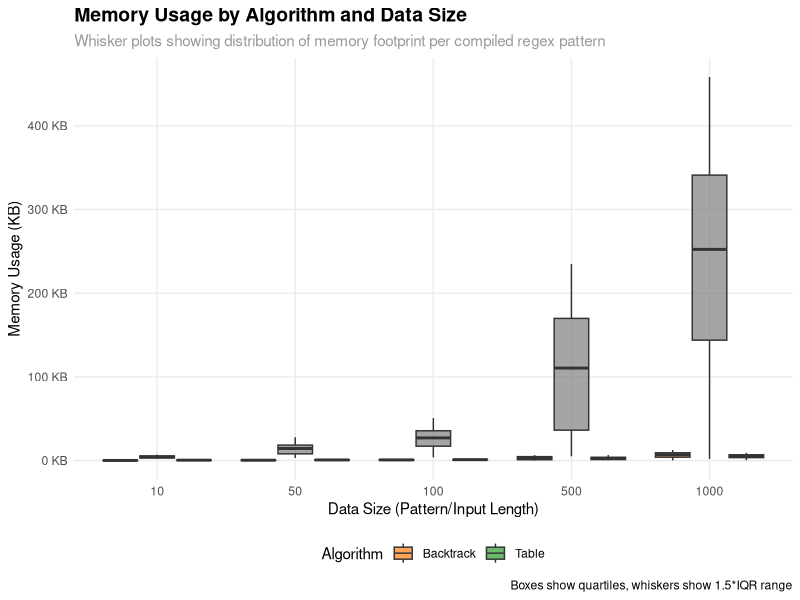
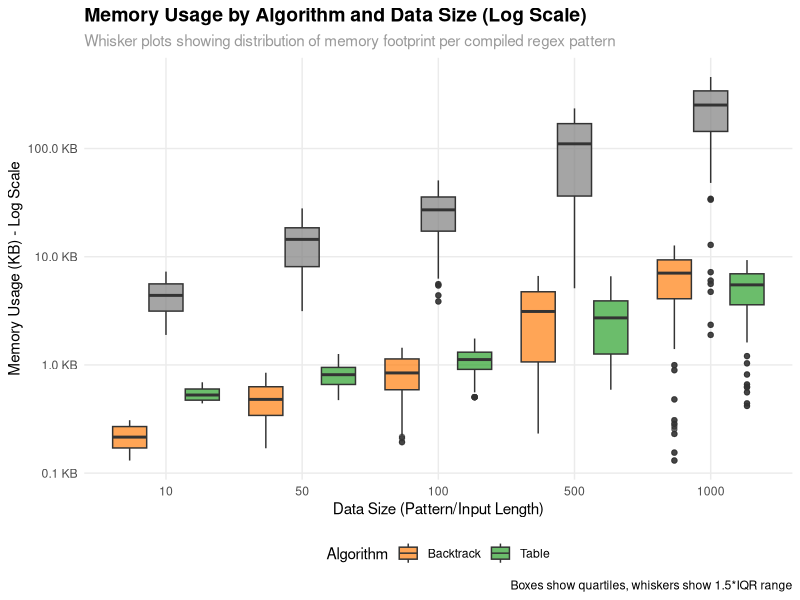
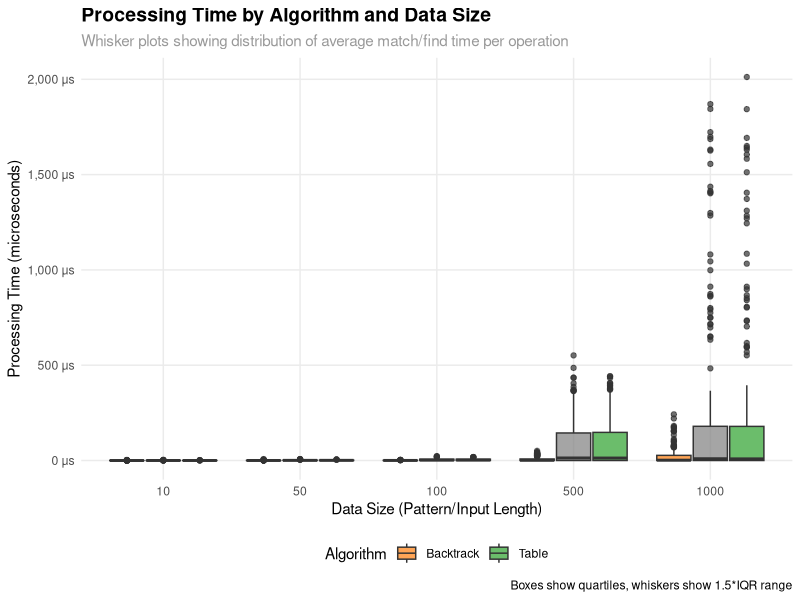
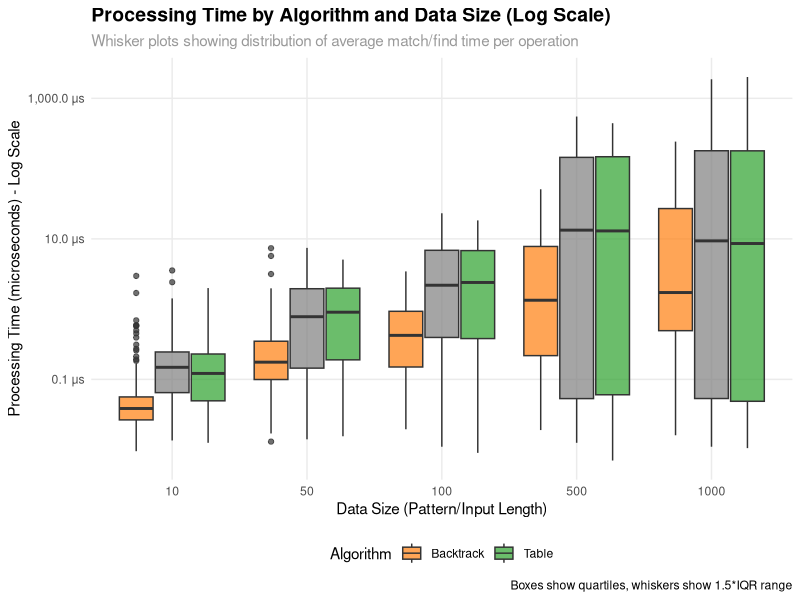
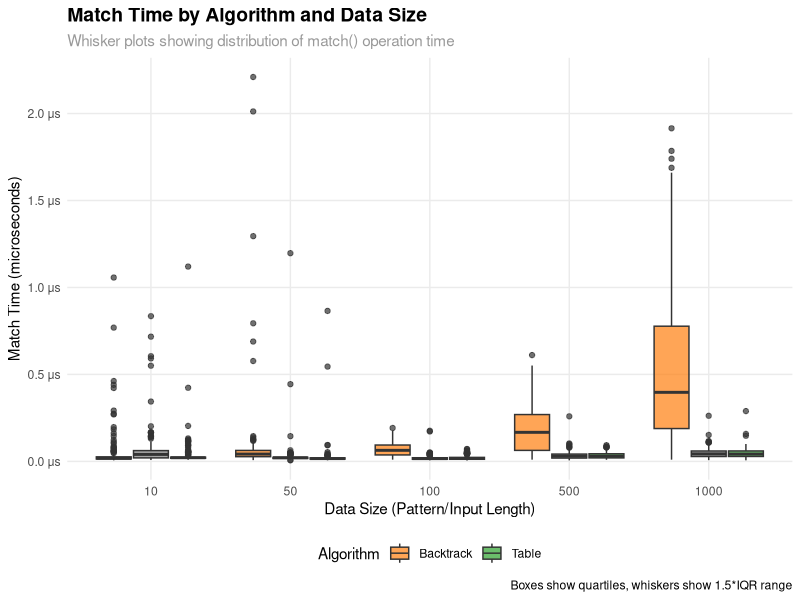
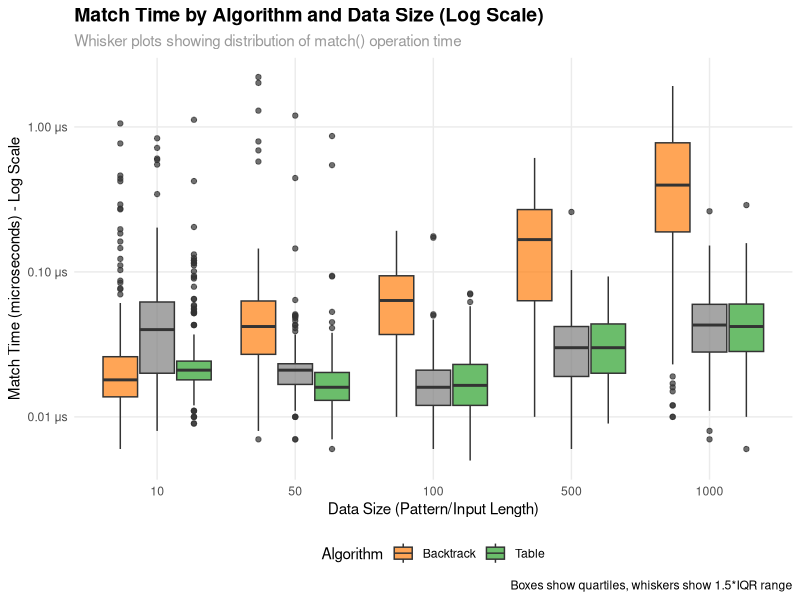
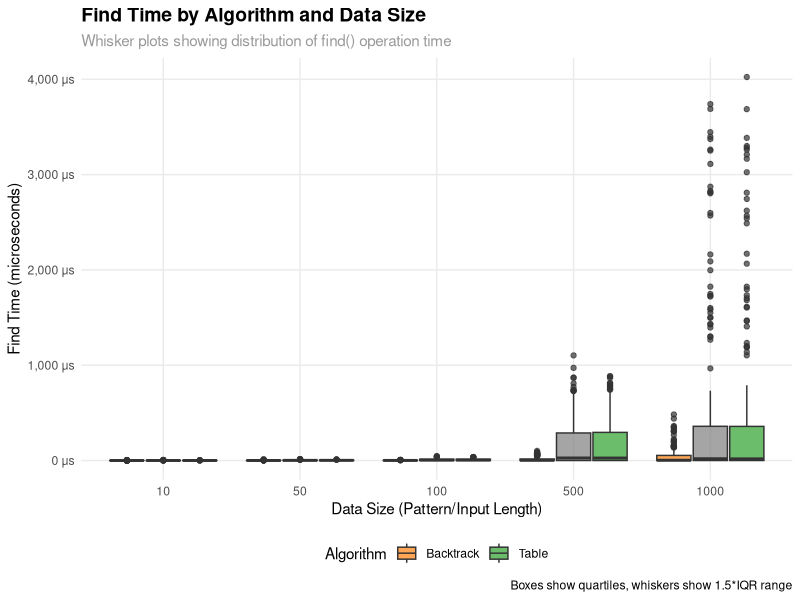
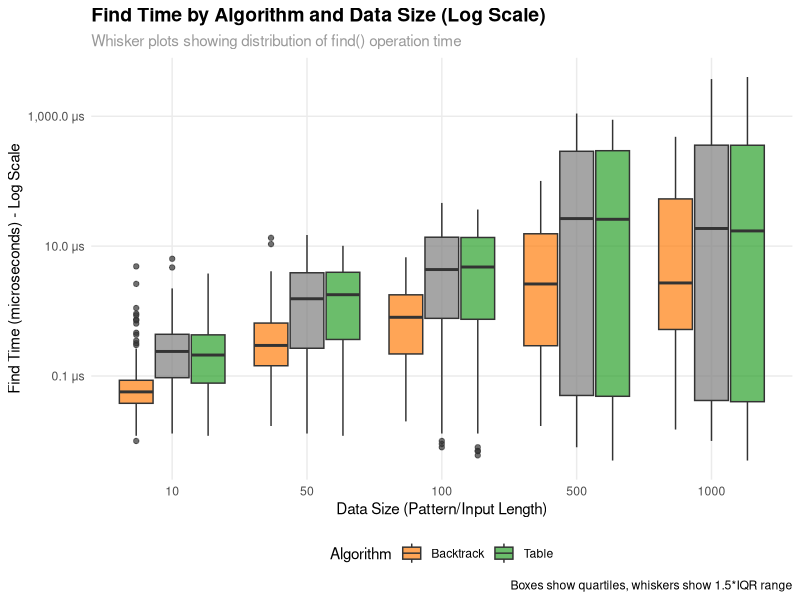

R code for these plots, in order:
#!/usr/bin/env Rscript

# Regex Compiler Benchmark Analysis
# ==================================
# This script reads benchmark_results.csv and creates whisker plots comparing
# memory usage and processing time across different algorithms and data sizes.

# Load required libraries (using base R to avoid architecture issues)
library(ggplot2)
library(scales)

# Set working directory to project root
setwd("..")

# Read the benchmark data
cat("Reading benchmark_results.csv...\n")
if (!file.exists("benchmark_results.csv")) {
  stop("Error: benchmark_results.csv not found. Please run the benchmark first.")
}

data <- read.csv("benchmark_results.csv", stringsAsFactors = FALSE)

# Filter out error cases and invalid data using base R
data_clean <- data[data$status == "SUCCESS" & 
                   data$memoryUsedBytes > 0 & 
                   data$compileTimeNs > 0 & 
                   data$matchTimeNs > 0 & 
                   data$findTimeNs > 0, ]

cat(sprintf("Loaded %d successful benchmark results\n", nrow(data_clean)))

# Convert data size to factor for proper ordering
data_clean$dataSize <- factor(data_clean$dataSize, levels = c("10", "50", "100", "500",  "1000", "10000"))

# Create processing time column (average of match and find times)
data_clean$processingTimeNs <- (data_clean$matchTimeNs + data_clean$findTimeNs) / 2

# Convert to more readable units
data_clean$memoryUsedKB <- data_clean$memoryUsedBytes / 1024
data_clean$processingTimeUs <- data_clean$processingTimeNs / 1000
data_clean$matchTimeUs <- data_clean$matchTimeNs / 1000
data_clean$findTimeUs <- data_clean$findTimeNs / 1000

# Define consistent colors for algorithms
algorithm_colors <- c("Naive" = "#1f77b4", "Backtrack" = "#ff7f0e", "Table" = "#2ca02c", "JIT" = "#d62728")

# Create memory usage whisker plot
cat("Creating memory usage plot...\n")
memory_plot <- ggplot(data_clean, aes(x = dataSize, y = memoryUsedKB, fill = algorithm)) +
  geom_boxplot(position = position_dodge(width = 0.8), alpha = 0.7) +
  scale_fill_manual(values = algorithm_colors, name = "Algorithm") +
  scale_y_continuous(labels = comma_format(suffix = " KB")) +
  labs(
    title = "Memory Usage by Algorithm and Data Size",
    subtitle = "Whisker plots showing distribution of memory footprint per compiled regex pattern",
    x = "Data Size (Pattern/Input Length)",
    y = "Memory Usage (KB)",
    caption = "Boxes show quartiles, whiskers show 1.5*IQR range"
  ) +
  theme_minimal() +
  theme(
    plot.title = element_text(size = 14, face = "bold"),
    plot.subtitle = element_text(size = 11, color = "gray60"),
    legend.position = "bottom",
    panel.grid.minor = element_blank()
  )

# Create processing time whisker plot
cat("Creating processing time plot...\n")
time_plot <- ggplot(data_clean, aes(x = dataSize, y = processingTimeUs, fill = algorithm)) +
  geom_boxplot(position = position_dodge(width = 0.8), alpha = 0.7) +
  scale_fill_manual(values = algorithm_colors, name = "Algorithm") +
  scale_y_continuous(labels = comma_format(suffix = " μs")) +
  labs(
    title = "Processing Time by Algorithm and Data Size",
    subtitle = "Whisker plots showing distribution of average match/find time per operation",
    x = "Data Size (Pattern/Input Length)",
    y = "Processing Time (microseconds)",
    caption = "Boxes show quartiles, whiskers show 1.5*IQR range"
  ) +
  theme_minimal() +
  theme(
    plot.title = element_text(size = 14, face = "bold"),
    plot.subtitle = element_text(size = 11, color = "gray60"),
    legend.position = "bottom",
    panel.grid.minor = element_blank()
  )

# Create logarithmic versions of the plots
cat("Creating logarithmic scale plots...\n")
memory_plot_log <- ggplot(data_clean, aes(x = dataSize, y = memoryUsedKB, fill = algorithm)) +
  geom_boxplot(position = position_dodge(width = 0.8), alpha = 0.7) +
  scale_fill_manual(values = algorithm_colors, name = "Algorithm") +
  scale_y_log10(labels = comma_format(suffix = " KB")) +
  labs(
    title = "Memory Usage by Algorithm and Data Size (Log Scale)",
    subtitle = "Whisker plots showing distribution of memory footprint per compiled regex pattern",
    x = "Data Size (Pattern/Input Length)",
    y = "Memory Usage (KB) - Log Scale",
    caption = "Boxes show quartiles, whiskers show 1.5*IQR range"
  ) +
  theme_minimal() +
  theme(
    plot.title = element_text(size = 14, face = "bold"),
    plot.subtitle = element_text(size = 11, color = "gray60"),
    legend.position = "bottom",
    panel.grid.minor = element_blank()
  )

time_plot_log <- ggplot(data_clean, aes(x = dataSize, y = processingTimeUs, fill = algorithm)) +
  geom_boxplot(position = position_dodge(width = 0.8), alpha = 0.7) +
  scale_fill_manual(values = algorithm_colors, name = "Algorithm") +
  scale_y_log10(labels = comma_format(suffix = " μs")) +
  labs(
    title = "Processing Time by Algorithm and Data Size (Log Scale)",
    subtitle = "Whisker plots showing distribution of average match/find time per operation",
    x = "Data Size (Pattern/Input Length)",
    y = "Processing Time (microseconds) - Log Scale",
    caption = "Boxes show quartiles, whiskers show 1.5*IQR range"
  ) +
  theme_minimal() +
  theme(
    plot.title = element_text(size = 14, face = "bold"),
    plot.subtitle = element_text(size = 11, color = "gray60"),
    legend.position = "bottom",
    panel.grid.minor = element_blank()
  )

# Create match time whisker plot
cat("Creating match time plot...\n")
match_plot <- ggplot(data_clean, aes(x = dataSize, y = matchTimeUs, fill = algorithm)) +
  geom_boxplot(position = position_dodge(width = 0.8), alpha = 0.7) +
  scale_fill_manual(values = algorithm_colors, name = "Algorithm") +
  scale_y_continuous(labels = comma_format(suffix = " μs")) +
  labs(
    title = "Match Time by Algorithm and Data Size",
    subtitle = "Whisker plots showing distribution of match() operation time",
    x = "Data Size (Pattern/Input Length)",
    y = "Match Time (microseconds)",
    caption = "Boxes show quartiles, whiskers show 1.5*IQR range"
  ) +
  theme_minimal() +
  theme(
    plot.title = element_text(size = 14, face = "bold"),
    plot.subtitle = element_text(size = 11, color = "gray60"),
    legend.position = "bottom",
    panel.grid.minor = element_blank()
  )

match_plot_log <- ggplot(data_clean, aes(x = dataSize, y = matchTimeUs, fill = algorithm)) +
  geom_boxplot(position = position_dodge(width = 0.8), alpha = 0.7) +
  scale_fill_manual(values = algorithm_colors, name = "Algorithm") +
  scale_y_log10(labels = comma_format(suffix = " μs")) +
  labs(
    title = "Match Time by Algorithm and Data Size (Log Scale)",
    subtitle = "Whisker plots showing distribution of match() operation time",
    x = "Data Size (Pattern/Input Length)",
    y = "Match Time (microseconds) - Log Scale",
    caption = "Boxes show quartiles, whiskers show 1.5*IQR range"
  ) +
  theme_minimal() +
  theme(
    plot.title = element_text(size = 14, face = "bold"),
    plot.subtitle = element_text(size = 11, color = "gray60"),
    legend.position = "bottom",
    panel.grid.minor = element_blank()
  )

# Save plots
cat("Saving plots to analysis/ directory...\n")
ggsave("analysis/memory_usage_by_algorithm.png", memory_plot, 
       width = 10, height = 6, dpi = 300, bg = "white")

ggsave("analysis/memory_usage_by_algorithm_log.png", memory_plot_log, 
       width = 10, height = 6, dpi = 300, bg = "white")

ggsave("analysis/processing_time_by_algorithm.png", time_plot, 
       width = 10, height = 6, dpi = 300, bg = "white")

ggsave("analysis/processing_time_by_algorithm_log.png", time_plot_log, 
       width = 10, height = 6, dpi = 300, bg = "white")

ggsave("analysis/match_time_by_algorithm.png", match_plot, 
       width = 10, height = 6, dpi = 300, bg = "white")

ggsave("analysis/match_time_by_algorithm_log.png", match_plot_log, 
       width = 10, height = 6, dpi = 300, bg = "white")

# Create find time whisker plot
cat("Creating find time plot...\n")
find_plot <- ggplot(data_clean, aes(x = dataSize, y = findTimeUs, fill = algorithm)) +
  geom_boxplot(position = position_dodge(width = 0.8), alpha = 0.7) +
  scale_fill_manual(values = algorithm_colors, name = "Algorithm") +
  scale_y_continuous(labels = comma_format(suffix = " μs")) +
  labs(
    title = "Find Time by Algorithm and Data Size",
    subtitle = "Whisker plots showing distribution of find() operation time",
    x = "Data Size (Pattern/Input Length)",
    y = "Find Time (microseconds)",
    caption = "Boxes show quartiles, whiskers show 1.5*IQR range"
  ) +
  theme_minimal() +
  theme(
    plot.title = element_text(size = 14, face = "bold"),
    plot.subtitle = element_text(size = 11, color = "gray60"),
    legend.position = "bottom",
    panel.grid.minor = element_blank()
  )

find_plot_log <- ggplot(data_clean, aes(x = dataSize, y = findTimeUs, fill = algorithm)) +
  geom_boxplot(position = position_dodge(width = 0.8), alpha = 0.7) +
  scale_fill_manual(values = algorithm_colors, name = "Algorithm") +
  scale_y_log10(labels = comma_format(suffix = " μs")) +
  labs(
    title = "Find Time by Algorithm and Data Size (Log Scale)",
    subtitle = "Whisker plots showing distribution of find() operation time",
    x = "Data Size (Pattern/Input Length)",
    y = "Find Time (microseconds) - Log Scale",
    caption = "Boxes show quartiles, whiskers show 1.5*IQR range"
  ) +
  theme_minimal() +
  theme(
    plot.title = element_text(size = 14, face = "bold"),
    plot.subtitle = element_text(size = 11, color = "gray60"),
    legend.position = "bottom",
    panel.grid.minor = element_blank()
  )

ggsave("analysis/find_time_by_algorithm.png", find_plot, 
       width = 10, height = 6, dpi = 300, bg = "white")

ggsave("analysis/find_time_by_algorithm_log.png", find_plot_log, 
       width = 10, height = 6, dpi = 300, bg = "white")

# Print summary statistics using base R
cat("\n")
cat(paste(rep("=", 50), collapse = ""))
cat("\nBENCHMARK ANALYSIS SUMMARY\n")
cat(paste(rep("=", 50), collapse = ""))
cat("\n")

# Memory usage summary by algorithm
cat("\nMemory Usage Summary (KB):\n")
algorithms <- unique(data_clean$algorithm)
memory_summary <- data.frame(
  algorithm = algorithms,
  min = sapply(algorithms, function(a) min(data_clean$memoryUsedKB[data_clean$algorithm == a])),
  q1 = sapply(algorithms, function(a) quantile(data_clean$memoryUsedKB[data_clean$algorithm == a], 0.25)),
  median = sapply(algorithms, function(a) median(data_clean$memoryUsedKB[data_clean$algorithm == a])),
  mean = sapply(algorithms, function(a) mean(data_clean$memoryUsedKB[data_clean$algorithm == a])),
  q3 = sapply(algorithms, function(a) quantile(data_clean$memoryUsedKB[data_clean$algorithm == a], 0.75)),
  max = sapply(algorithms, function(a) max(data_clean$memoryUsedKB[data_clean$algorithm == a]))
)
print(memory_summary)

# Processing time summary by algorithm
cat("\nProcessing Time Summary (μs):\n")
time_summary <- data.frame(
  algorithm = algorithms,
  min = sapply(algorithms, function(a) min(data_clean$processingTimeUs[data_clean$algorithm == a])),
  q1 = sapply(algorithms, function(a) quantile(data_clean$processingTimeUs[data_clean$algorithm == a], 0.25)),
  median = sapply(algorithms, function(a) median(data_clean$processingTimeUs[data_clean$algorithm == a])),
  mean = sapply(algorithms, function(a) mean(data_clean$processingTimeUs[data_clean$algorithm == a])),
  q3 = sapply(algorithms, function(a) quantile(data_clean$processingTimeUs[data_clean$algorithm == a], 0.75)),
  max = sapply(algorithms, function(a) max(data_clean$processingTimeUs[data_clean$algorithm == a]))
)
print(time_summary)

# Match time summary by algorithm
cat("\nMatch Time Summary (μs):\n")
match_summary <- data.frame(
  algorithm = algorithms,
  min = sapply(algorithms, function(a) min(data_clean$matchTimeUs[data_clean$algorithm == a])),
  q1 = sapply(algorithms, function(a) quantile(data_clean$matchTimeUs[data_clean$algorithm == a], 0.25)),
  median = sapply(algorithms, function(a) median(data_clean$matchTimeUs[data_clean$algorithm == a])),
  mean = sapply(algorithms, function(a) mean(data_clean$matchTimeUs[data_clean$algorithm == a])),
  q3 = sapply(algorithms, function(a) quantile(data_clean$matchTimeUs[data_clean$algorithm == a], 0.75)),
  max = sapply(algorithms, function(a) max(data_clean$matchTimeUs[data_clean$algorithm == a]))
)
print(match_summary)

# Find time summary by algorithm
cat("\nFind Time Summary (μs):\n")
find_summary <- data.frame(
  algorithm = algorithms,
  min = sapply(algorithms, function(a) min(data_clean$findTimeUs[data_clean$algorithm == a])),
  q1 = sapply(algorithms, function(a) quantile(data_clean$findTimeUs[data_clean$algorithm == a], 0.25)),
  median = sapply(algorithms, function(a) median(data_clean$findTimeUs[data_clean$algorithm == a])),
  mean = sapply(algorithms, function(a) mean(data_clean$findTimeUs[data_clean$algorithm == a])),
  q3 = sapply(algorithms, function(a) quantile(data_clean$findTimeUs[data_clean$algorithm == a], 0.75)),
  max = sapply(algorithms, function(a) max(data_clean$findTimeUs[data_clean$algorithm == a]))
)
print(find_summary)

# Results by data size and algorithm
cat("\nResults by Data Size:\n")
sizes <- unique(data_clean$dataSize)
size_summary <- data.frame()
for (size in sizes) {
  for (algo in algorithms) {
    subset_data <- data_clean[data_clean$dataSize == size & data_clean$algorithm == algo, ]
    if (nrow(subset_data) > 0) {
      size_summary <- rbind(size_summary, data.frame(
        dataSize = size,
        algorithm = algo,
        count = nrow(subset_data),
        avg_memory_kb = mean(subset_data$memoryUsedKB),
        avg_time_us = mean(subset_data$processingTimeUs)
      ))
    }
  }
}
print(size_summary)

cat("\n")
cat(paste(rep("=", 50), collapse = ""))
cat("\nANALYSIS COMPLETE!\n")
cat(paste(rep("=", 50), collapse = ""))
cat("Generated files:\n")
cat("  - analysis/memory_usage_by_algorithm.png\n")
cat("  - analysis/memory_usage_by_algorithm_log.png\n")
cat("  - analysis/processing_time_by_algorithm.png\n")
cat("  - analysis/processing_time_by_algorithm_log.png\n")
cat("  - analysis/match_time_by_algorithm.png\n")
cat("  - analysis/match_time_by_algorithm_log.png\n")
cat("  - analysis/find_time_by_algorithm.png\n")
cat("  - analysis/find_time_by_algorithm_log.png\n")